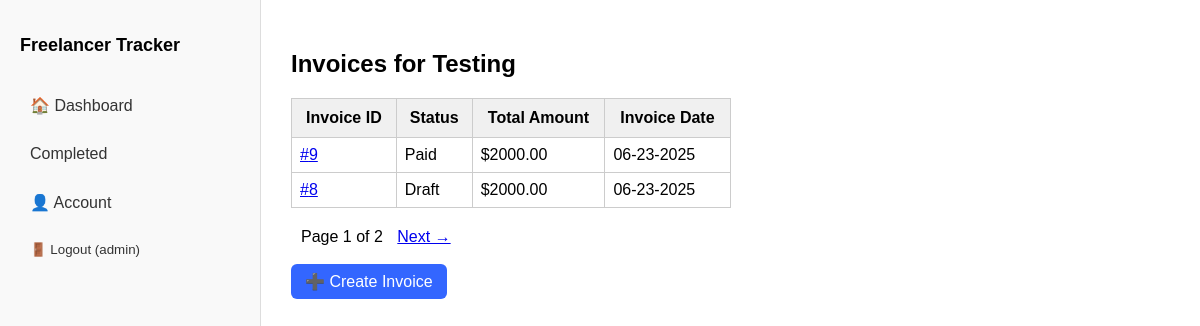
The app's page /project/5/invoices/ (signed in) with its own data.
### tracker/models.py (models this page shows, shortened)
class Project(models.Model):
    BILLING_CHOICES = [
        ('hourly', 'Hourly Rate'),
        ('fixed', 'Fixed Rate'),
    ]
    user = models.ForeignKey(User, on_delete=models.CASCADE)
    name = models.CharField(max_length=100)
    client_name = models.CharField(max_length=100, default="")
    client_email = models.EmailField(default="")
    client_phone = models.CharField(max_length=100, default="")
    client_address = models.CharField(max_length=100, default="")
    billing_type = models.CharField(max_length=10, choices=BILLING_CHOICES, default='hourly')
    hourly_rate = models.DecimalField(max_digits=6, decimal_places=2, null=True, blank=True)
    fixed_rate = models.DecimalField(max_digits=8, decimal_places=2, null=True, blank=True)
    start_date = models.DateField(default=now)
    is_active = models.BooleanField(default=True)

class Invoice(models.Model):
    STATUS_CHOICES = [
        ('Draft', 'Draft'),
        ('Sent', 'Sent'),
        ('Paid', 'Paid'),
    ]
    user = models.ForeignKey(User, on_delete=models.CASCADE, default=1)
    project = models.ForeignKey('Project', on_delete=models.CASCADE)
    created_at = models.DateTimeField(auto_now_add=True)
    due_date = models.DateField(default=get_future_date)
    total_hours = models.DecimalField(max_digits=6, decimal_places=2,default=0)
    total_amount = models.DecimalField(max_digits=10, decimal_places=2,default=0)
    notes = models.TextField(blank=True)
    status = models.CharField(max_length=20, choices=STATUS_CHOICES, default='Draft')

### tracker/views.py (the view)
# urls.py: path('project/<int:project_id>/invoices/', views.project_invoices_view, name='project_invoices'),
@login_required
def project_invoices_view(request, project_id):
    project = get_object_or_404(Project, id=project_id, user=request.user)
    invoice_list = project.invoice_set.all().order_by('-created_at')
    paginator = Paginator(invoice_list, 2)
    page_number = request.GET.get('page')
    invoices = paginator.get_page(page_number)
    return render(request, 'project_invoices.html', {
        'project': project,
        'invoices': invoices
    })

### tracker/Templates/project_invoices.html (shortened to what this page needs)
{% extends 'base.html' %}
{% block content %}
<h2>Invoices for {{ project.name }}</h2>
{% if invoices %}
    <table style="width: 100%; border-collapse: collapse; margin-top: 20px;">
        <thead>
            <tr style="background-color: #f0f0f0;">
                <th style="padding: 10px; border: 1px solid #ccc;">Invoice ID</th>
                <th style="padding: 10px; border: 1px solid #ccc;">Status</th>
                <th style="padding: 10px; border: 1px solid #ccc;">Total Amount</th>
                <th style="padding: 10px; border: 1px solid #ccc;">Invoice Date</th>
            </tr>
        </thead>
        <tbody>
            {% for invoice in invoices %}
            <tr>
                <td style="padding: 8px; border: 1px solid #ccc;">
                    <a href="{% url 'invoice_detail' invoice.id %}">#{{ invoice.id }}</a>
                </td>
                <td style="padding: 8px; border: 1px solid #ccc;">{{ invoice.status }}</td>
                <td style="padding: 8px; border: 1px solid #ccc;">${{ invoice.total_amount }}</td>
                <td style="padding: 8px; border: 1px solid #ccc;">{{ invoice.created_at|date:"m-d-Y" }}</td>
            </tr>
            {% endfor %}
        </tbody>
    </table>
    {% if invoices.has_other_pages %}
            <div style="margin-top: 20px;">
                <span style="margin: 0 10px;">Page {{ invoices.number }} of {{ invoices.paginator.num_pages }}</span>
                {% if invoices.has_next %}
                    <a href="?page={{ invoices.next_page_number }}">Next →</a>
                {% endif %}
            </div>
        {% endif %}
    {% else %}
    <p>No invoices found for this project.</p>
{% endif %}
<br>
<div style="display: flex; justify-content: space-between; align-items: center;">
    <a href="{% url 'create_invoice' project.id %}" style="background-color: #3366ff; color: white; padding: 8px 14px; border-radius: 6px; text-decoration: none;">
        ➕ Create Invoice
    </a>
</div>
{% endblock %}

### tracker/Templates/base.html (shortened to what this page needs)
<!DOCTYPE html>
<html lang="en">
{% load static %}
<head>
</head>
<body>
    <div class="dashboard-container">
        <div class="sidebar">
            <h2>Freelancer Tracker</h2>
            <nav>
                <a href="{% url 'dashboard' %}">🏠 Dashboard</a>
                <a href="{% url 'completed' %}"> Completed </a>
                <a href="{% url 'account' %}">👤 Account</a>
            </nav>
            {% if user.is_authenticated %}
            <form action="{% url 'logoutTemp' %}" method="post">
                <button type="submit">🚪 Logout ({{ user.username }})</button>
            </form>
            {% endif %}
        </div>
        <div class="main-panel">
            {% block content %}{% endblock %}
        </div>
    </div>
</body>
</html>

### tracker/Templates/base.html (style rules this page uses)
body { margin: 0; font-family: sans-serif; }
.dashboard-container { display: flex; min-height: 100vh; }
.sidebar { width: 220px; padding: 20px; background-color: #f9f9f9; border-right: 1px solid #ddd; }
.sidebar h2 { font-size: 18px; margin-bottom: 30px; }
.sidebar nav a, .sidebar form button { display: block; width: 100%; padding: 10px; text-align: left; text-decoration: none; color: #333; margin-bottom: 10px; border: none; background: none; cursor: pointer; border-radius: 6px; }
.main-panel { flex: 0.5; padding: 30px; }
form button { background-color: #3366ff; color: white; padding: 10px 16px; border: none; border-radius: 6px; cursor: pointer; }

### records on screen
Project: name "Testing"
Invoice: id "9", status "Paid", total_amount "2000.00", created_at "06-23-2025"
Invoice: id "8", status "Draft", total_amount "2000.00", created_at "06-23-2025"

### other values on screen
{{ user.username }} "admin"
{{ invoices.number }} "1"
{{ invoices.paginator.num_pages }} "2"
